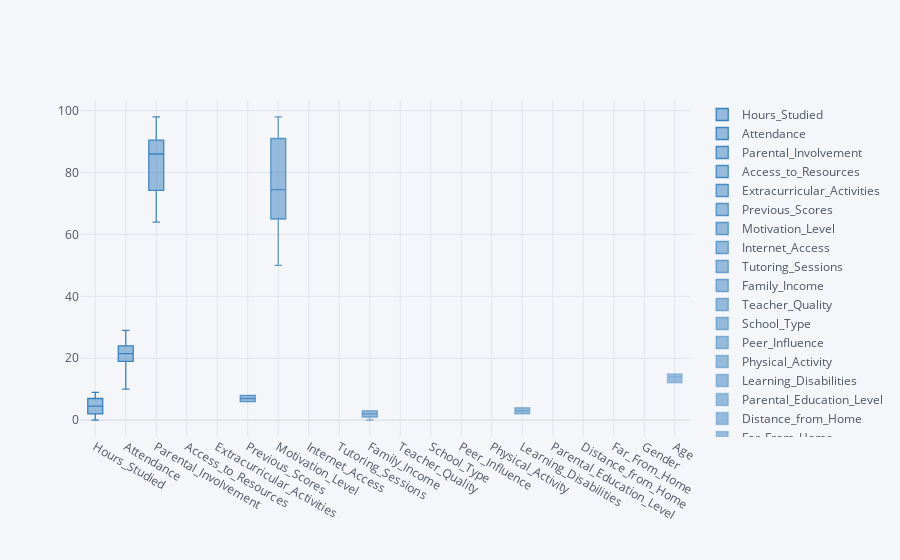

The cell this chart's notebook holds for it:
### Code cell
df.iplot(kind='box',x='Age',y='Attendance',color='blue')

### Figure 1 — Plotly figure (JSON) as saved in the notebook; plotly's stock layout.template omitted (floating-point values rounded to 4 significant figures)
{"data": [{"boxpoints": false, "line": {"width": 1.3}, "marker": {"color": "rgba(55, 128, 191, 1.0)"}, "name": "Hours_Studied", "orientation": "v", "type": "box", "y": [0, 1, 2, 3, 4, 5, 6, 7, 8, 9]}, {"boxpoints": false, "line": {"width": 1.3}, "marker": {"color": "rgba(55, 128, 191, 0.96)"}, "name": "Attendance", "orientation": "v", "type": "box", "y": [23, 19, 24, 29, 19, 20, 25, 23, 20, 10]}, {"boxpoints": false, "line": {"width": 1.3}, "marker": {"color": "rgba(55, 128, 191, 0.9199999999999999)"}, "name": "Parental_Involvement", "orientation": "v", "type": "box", "y": [84, 64, 98, 89, 92, null, 69, 76, 90, 86]}, {"boxpoints": false, "line": {"width": 1.3}, "marker": {"color": "rgba(55, 128, 191, 0.8799999999999999)"}, "name": "Access_to_Resources", "orientation": "v", "type": "box", "y": ["Low", "Low", "Medium", "Low", "Medium", "low", "High", "High", "Medium", "High"]}, {"boxpoints": false, "line": {"width": 1.3}, "marker": {"color": "rgba(55, 128, 191, 0.8399999999999999)"}, "name": "Extracurricular_Activities", "orientation": "v", "type": "box", "y": ["High", "Medium", "Medium", "Medium", "Medium", "low", "Medium", "Medium", "Low", "High"]}, {"boxpoints": false, "line": {"width": 1.3}, "marker": {"color": "rgba(55, 128, 191, 0.8)"}, "name": "Previous_Scores", "orientation": "v", "type": "box", "y": [7, 8, 7, 8, 6, null, 7, 8, 6, 6]}, {"boxpoints": false, "line": {"width": 1.3}, "marker": {"color": "rgba(55, 128, 191, 0.76)"}, "name": "Motivation_Level", "orientation": "v", "type": "box", "y": [73, 59, 91, 98, 65, 50, 76, 81, 65, 91]}, {"boxpoints": false, "line": {"width": 1.3}, "marker": {"color": "rgba(55, 128, 191, 0.72)"}, "name": "Internet_Access", "orientation": "v", "type": "box", "y": ["Low", "Low", "Medium", "Medium", "Medium", null, "Medium", "Medium", "Low", "High"]}, {"boxpoints": false, "line": {"width": 1.3}, "marker": {"color": "rgba(55, 128, 191, 0.6799999999999999)"}, "name": "Tutoring_Sessions", "orientation": "v", "type": "box", "y": ["Yes", "Yes", "Yes", "Yes", "Yes", "No", "Yes", "Yes", "Yes", "Yes"]}, {"boxpoints": false, "line": {"width": 1.3}, "marker": {"color": "rgba(55, 128, 191, 0.6399999999999999)"}, "name": "Family_Income", "orientation": "v", "type": "box", "y": [0, 2, 2, 1, 3, null, 1, 3, 3, 2]}, {"boxpoints": false, "line": {"width": 1.3}, "marker": {"color": "rgba(55, 128, 191, 0.5999999999999999)"}, "name": "Teacher_Quality", "orientation": "v", "type": "box", "y": ["Low", "Medium", "Medium", "Medium", "Medium", "low", "High", "Low", "Low", "Low"]}, {"boxpoints": false, "line": {"width": 1.3}, "marker": {"color": "rgba(55, 128, 191, 0.5599999999999998)"}, "name": "School_Type", "orientation": "v", "type": "box", "y": ["Medium", "Medium", "Medium", "Medium", "High", "low", "Medium", "High", "Medium", "Medium"]}, {"boxpoints": false, "line": {"width": 1.3}, "marker": {"color": "rgba(55, 128, 191, 0.5199999999999998)"}, "name": "Peer_Influence", "orientation": "v", "type": "box", "y": ["Public", "Public", "Public", "Public", "Public", "Public", "Public", "Public", "Public", "Private"]}, {"boxpoints": false, "line": {"width": 1.3}, "marker": {"color": "rgba(55, 128, 191, 0.4799999999999998)"}, "name": "Physical_Activity", "orientation": "v", "type": "box", "y": ["Positive", "Negative", "Neutral", "Negative", "Neutral", "Neutral", "Positive", "Positive", "Negative", "Positive"]}, {"boxpoints": false, "line": {"width": 1.3}, "marker": {"color": "rgba(55, 128, 191, 0.44)"}, "name": "Learning_Disabilities", "orientation": "v", "type": "box", "y": [3, 4, 4, 4, 4, 3, 2, 2, 2, 3]}, {"boxpoints": false, "line": {"width": 1.3}, "marker": {"color": "rgba(55, 128, 191, 0.39999999999999997)"}, "name": "Parental_Education_Level", "orientation": "v", "type": "box", "y": ["No", "No", "No", "No", "No", "No", "No", "No", "No", "No"]}, {"boxpoints": false, "line": {"width": 1.3}, "marker": {"color": "rgba(55, 128, 191, 0.35999999999999993)"}, "name": "Distance_from_Home", "orientation": "v", "type": "box", "y": ["High School", "College", "Postgraduate", "High School", "College", "High School", "High School", "High School", "Postgraduate", "High School"]}, {"boxpoints": false, "line": {"width": 1.3}, "marker": {"color": "rgba(55, 128, 191, 0.3199999999999999)"}, "name": "Far_From_Home", "orientation": "v", "type": "box", "y": ["Near", "Moderate", "Near", "Moderate", "Near", "Near", "Near", "Near", "Near", "Far"]}, {"boxpoints": false, "line": {"width": 1.3}, "marker": {"color": "rgba(55, 128, 191, 0.27999999999999986)"}, "name": "Gender", "orientation": "v", "type": "box", "y": ["Male", "Female", "Male", "Male", "Female", "Male", "Female", "Female", "Female", "Female"]}, {"boxpoints": false, "line": {"width": 1.3}, "marker": {"color": "rgba(55, 128, 191, 0.23999999999999982)"}, "name": "Age", "orientation": "v", "type": "box", "y": [14, 12, 15, 12, 15, 14, 12, 15, 12, 14]}], "layout": {"legend": {"bgcolor": "#F5F6F9", "font": {"color": "#4D5663"}}, "paper_bgcolor": "#F5F6F9", "plot_bgcolor": "#F5F6F9", "title": {"font": {"color": "#4D5663"}}, "xaxis": {"gridcolor": "#E1E5ED", "showgrid": true, "tickfont": {"color": "#4D5663"}, "title": {"font": {"color": "#4D5663"}, "text": ""}, "zerolinecolor": "#E1E5ED"}, "yaxis": {"gridcolor": "#E1E5ED", "showgrid": true, "tickfont": {"color": "#4D5663"}, "title": {"font": {"color": "#4D5663"}, "text": ""}, "zerolinecolor": "#E1E5ED"}}}
